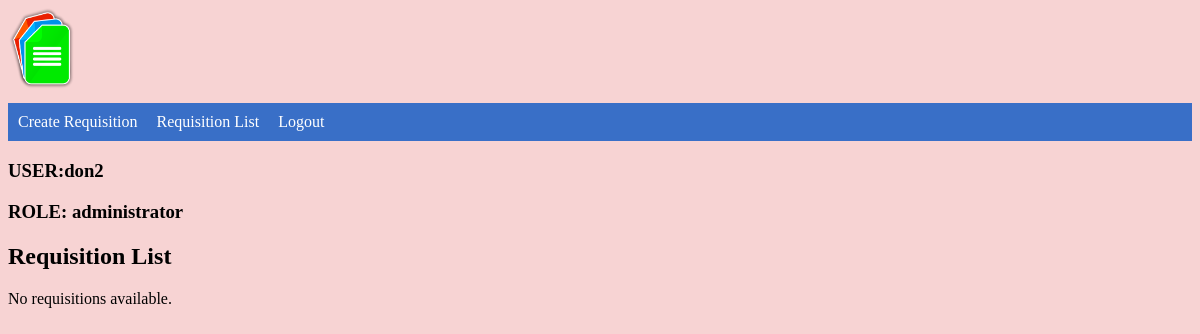
The app's page /list/ (signed in), older data.
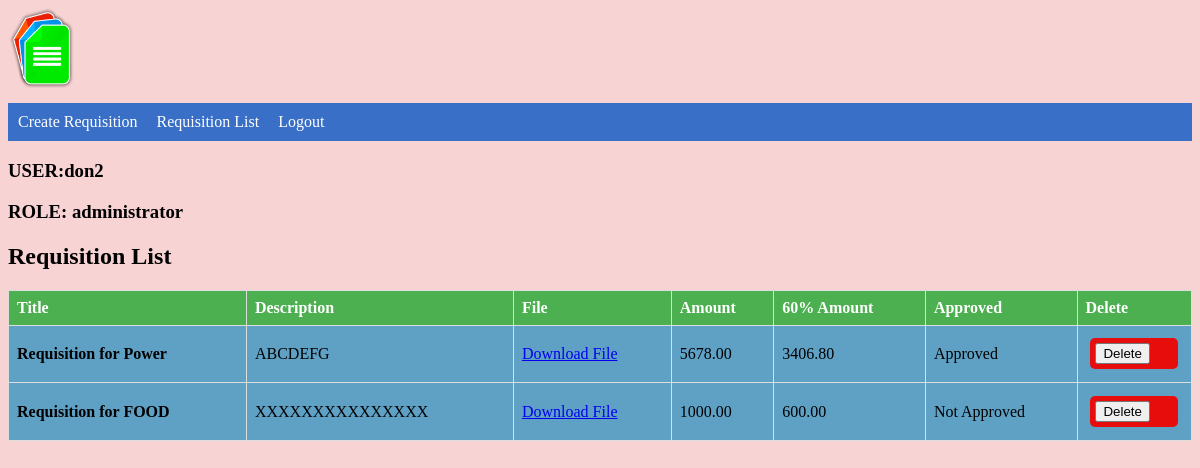
The same page, newer data.
### requisition/models.py (models this page shows, shortened)
class UserProfile(models.Model):
    user = models.OneToOneField(User, on_delete=models.CASCADE)
    user_type = models.CharField(max_length=20, choices=[('normal', 'Normal User'), ('supervisor', 'Supervisor'), ('administrator', 'Administrator')])

class Requisition(models.Model):
    user = models.ForeignKey(User, on_delete=models.CASCADE)
    title = models.CharField(max_length=255)
    description = models.TextField()
    upload_file = models.FileField(upload_to='uploads/')
    amount = models.DecimalField(default=0,max_digits=10, decimal_places=2)
    approved = models.BooleanField(default=False)
    amount_60_percent = models.DecimalField(max_digits=10, decimal_places=2, editable=False, null=True, blank=True)

### requisition/views.py (the view)
# urls.py: path('list/', requisition_list, name='requisition_list'),
@login_required(login_url='/login/')
def requisition_list(request):
    if request.user.userprofile.user_type == 'normal':
        requisitions = Requisition.objects.filter(user=request.user)
    else:
        requisitions = Requisition.objects.all()
    return render(request, 'requisition_list.html', {'requisitions': requisitions,'User':request.user,'Role':request.user.userprofile.user_type})

### requisition/templates/requisition_list.html (shortened to what this page needs)
{% extends 'base.html' %}
{% block content %}
<h3>USER:{{user}}</h3>
<h3>ROLE: {{Role}}</h3>
  <h2>Requisition List</h2>
  {% if requisitions %}
    <table>
      <thead>
        <tr>
          <th>Title</th>
          <th>Description</th>
          <th>File</th>
          <th>Amount</th>
          <th>60% Amount</th>
          <th>Approved</th>
          {% if Role != 'normal' %}
            <th>Delete</th>
          {% endif %}
        </tr>
      </thead>
      <tbody>
        {% for requisition in requisitions %}
          <tr>
            <td><strong>{{ requisition.title }}</strong></td>
            <td>{{ requisition.description }}</td>
            <td>
              {% if requisition.upload_file %}
                <a href="{{ requisition.upload_file.url }}" target="_blank">Download File</a>
              {% endif %}
            </td>
            <td>{{ requisition.amount }}</td>
            <td>
              {% if requisition.amount_60_percent %}
                {{ requisition.amount_60_percent }}
              {% endif %}
            </td>
            <td>
              {% if requisition.approved %}
                Approved
                {% else %}
                Not Approved
              {% endif %}
            </td>
            {% if Role != 'normal' %}
              <td>
                <form method="post" action="{% url 'delete_requisition' requisition.id %}" class="delete">
                  <button type="submit">Delete</button>
                </form>
              </td>
            {% endif %}
          </tr>
        {% endfor %}
      </tbody>
    </table>
  {% else %}
    <p>No requisitions available.</p>
  {% endif %}
{% endblock %}

### requisition/templates/base.html (shortened to what this page needs)
{% load static %}
<!DOCTYPE html>
<html lang="en">
<head>
    <link rel="stylesheet" type="text/css" href="{% static 'css/style.css' %}">
</head>
<body>
    <img src="{% static 'images/logo.png' %}" alt="Logo" class="logo">
    <header>
        <nav>
            <ul>
                <li><a href="{% url 'create_requisition' %}">Create Requisition</a></li>
                <li><a href="{% url 'requisition_list' %}">Requisition List</a></li>
                {% if user.is_authenticated %}
                    <li><a href="{% url 'logout' %}">Logout</a></li>
                {% else %}
                    <li><a href="{% url 'login' %}">Login</a></li>
                {% endif %}
            </ul>
        </nav>
    </header>
    <main>
        {% block content %}{% endblock %}
    </main>
</body>
</html>

### static/css/style.css (style rules this page uses)
.delete { background-color: #e80d0d; }
body { background-color: rgb(247, 211, 211); }
.logo { width: 80px; height: auto; }
header { background-color: #396fc7; padding: 10px; }
nav ul { list-style-type: none; margin: 0; padding: 0; }
nav li { display: inline; margin-right: 15px; }
nav a { text-decoration: none; color: white; }
table { width: 100%; border-collapse: collapse; margin-top: 20px; }
th, td { border: 1px solid #ddd; padding: 8px; text-align: left; word-wrap: break-word; }
th { background-color: #4CAF50; color: white; }
tr { background-color: #5fa1c5; background-repeat: repeat-y; }
form { max-width: 200px; margin: 5%; color: #eef3f8; background-color: #4CAF50; padding: 5px; border-radius: 5px; }

Row changes from the older to the newer data that the page shows:
added Requisition: title "Requisition for Power", description "ABCDEFG", amount "5678.00", amount_60_percent "3406.80", approved "Approved"
added Requisition: title "Requisition for FOOD", description "XXXXXXXXXXXXXXX", amount "1000.00", amount_60_percent "600.00", approved "Not Approved"
Text that changed along with them:
text no longer shown: "No requisitions available."
text now shown: "Title Description File Amount 60% Amount Approved Delete"
